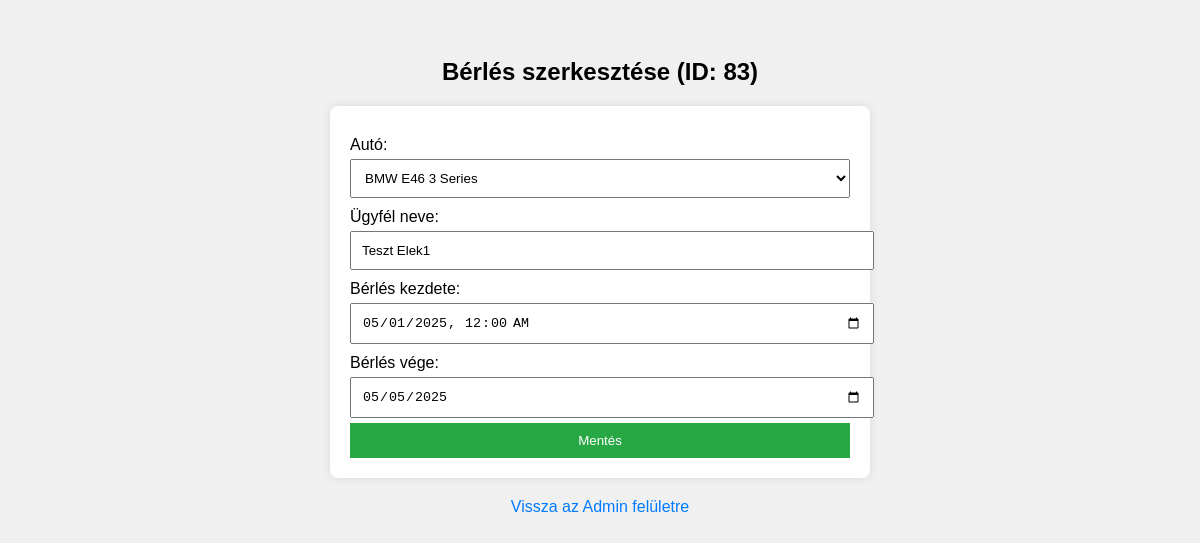
Page /edit_berles.php?id=83 (signed in) on the committed database.
### tables this page shows
CREATE TABLE `berlesek` (
  `id` int(11) NOT NULL,
  `auto_id` int(11) NOT NULL,
  `ugyfel_nev` varchar(255) DEFAULT NULL,
  `berles_kezdete` datetime NOT NULL DEFAULT CURRENT_TIMESTAMP,
  `berles_vege` date NOT NULL
);

CREATE TABLE `cars` (
  `id` int(11) NOT NULL,
  `marka` varchar(255) NOT NULL,
  `tipus` text NOT NULL,
  `leiras` text NOT NULL,
  `kep` varchar(255) NOT NULL,
  `kategoria` int(11) NOT NULL,
  `berelve` tinyint(1) NOT NULL,
  `ar` int(11) NOT NULL
);

### edit_berles.php (the view, shortened to what this page needs)
<?php
include('config.php');
$id = intval($_GET['id']);
$berles_result = mysqli_query($conn, "SELECT * FROM berlesek WHERE id = $id");
$berles = mysqli_fetch_assoc($berles_result);
$cars_result = mysqli_query($conn, "SELECT id, marka, tipus FROM cars");
?>
<!DOCTYPE html>
<html lang="hu">
<head>
</head>
<body>
<h2>Bérlés szerkesztése (ID: <?php echo $berles['id']; ?>)</h2>
<form method="POST">
    <label for="auto_id">Autó:</label>
    <select name="auto_id" id="auto_id" required>
        <?php while ($car = mysqli_fetch_assoc($cars_result)) : ?>
            <option value="<?php echo $car['id']; ?>"
                <?php if ($car['id'] == $berles['auto_id']) echo 'selected'; ?>>
                <?php echo htmlspecialchars($car['marka'] . ' ' . $car['tipus']); ?>
            </option>
        <?php endwhile; ?>
    </select>
    <label for="ugyfel_nev">Ügyfél neve:</label>
    <input type="text" name="ugyfel_nev" id="ugyfel_nev" value="<?php echo htmlspecialchars($berles['ugyfel_nev']); ?>" required>
    <label for="berles_kezdete">Bérlés kezdete:</label>
    <input type="datetime-local" name="berles_kezdete" id="berles_kezdete" value="<?php echo date('Y-m-d\TH:i', strtotime($berles['berles_kezdete'])); ?>" required>
    <label for="berles_vege">Bérlés vége:</label>
    <input type="date" name="berles_vege" id="berles_vege" value="<?php echo htmlspecialchars($berles['berles_vege']); ?>" required>
    <button type="submit">Mentés</button>
</form>
<a href="add_car.php">Vissza az Admin felületre</a>
</body>
</html>

### edit_berles.php (style rules this page uses)
body { font-family: Arial, sans-serif; background: #f0f0f0; padding: 30px; }
h2 { text-align: center; }
form { background: white; padding: 20px; border-radius: 8px; max-width: 500px; margin: auto; box-shadow: 0 0 10px rgba(0,0,0,0.1); }
label { margin-top: 10px; display: block; }
input, select, button { width: 100%; padding: 10px; margin-top: 5px; }
button { background-color: #28a745; color: white; border: none; }
a { display: block; text-align: center; margin-top: 20px; color: #007bff; text-decoration: none; }

### rows in the picture
berlesek: id "83", auto_id "BMW E46 3 Series", ugyfel_nev "Teszt Elek1", berles_kezdete "05/01/2025 00:00", berles_vege "05/05/2025"
